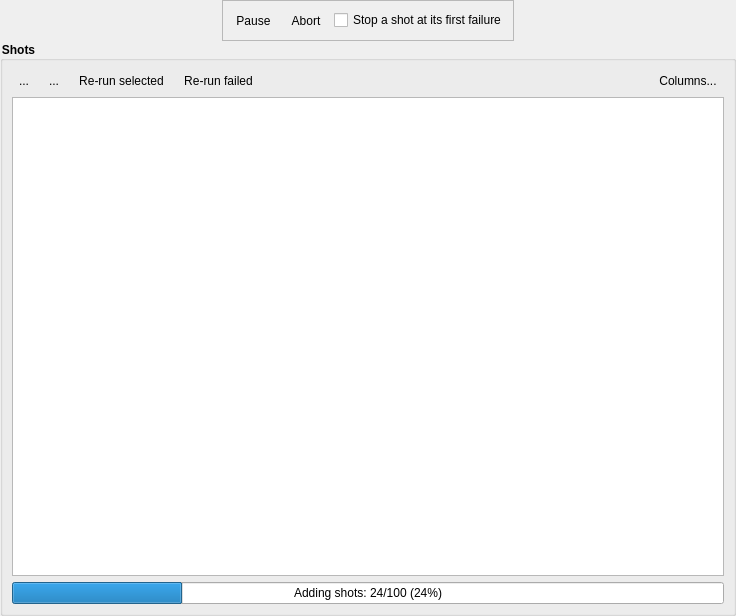
<?xml version="1.0" encoding="UTF-8"?>
<ui version="4.0">
 <class>Form</class>
 <widget class="QWidget" name="Form">
  <property name="geometry">
   <rect>
    <x>0</x>
    <y>0</y>
    <width>736</width>
    <height>616</height>
   </rect>
  </property>
  <property name="windowTitle">
   <string>Form</string>
  </property>
  <property name="styleSheet">
   <string notr="true">QGroupBox
{
    font-weight: bold;
}</string>
  </property>
  <layout class="QVBoxLayout" name="verticalLayout_3">
   <property name="spacing">
    <number>0</number>
   </property>
   <property name="margin">
    <number>0</number>
   </property>
   <item>
    <layout class="QVBoxLayout" name="verticalLayout">
     <item>
      <layout class="QHBoxLayout" name="horizontalLayout">
       <item>
        <spacer name="horizontalSpacer_3">
         <property name="orientation">
          <enum>Qt::Horizontal</enum>
         </property>
         <property name="sizeHint" stdset="0">
          <size>
           <width>40</width>
           <height>20</height>
          </size>
         </property>
        </spacer>
       </item>
       <item>
        <widget class="QFrame" name="horizontalFrame">
         <property name="frameShape">
          <enum>QFrame::StyledPanel</enum>
         </property>
         <layout class="QHBoxLayout" name="horizontalLayout_3">
          <property name="leftMargin">
           <number>6</number>
          </property>
          <property name="rightMargin">
           <number>6</number>
          </property>
          <item>
           <widget class="QToolButton" name="pushButton_analysis_running">
            <property name="toolTip">
             <string>Pause or resume analysis</string>
            </property>
            <property name="text">
             <string>Pause</string>
            </property>
            <property name="icon">
             <iconset>
              <normaloff>:/qtutils/fugue/control-pause.png</normaloff>:/qtutils/fugue/control-pause.png</iconset>
            </property>
            <property name="checkable">
             <bool>true</bool>
            </property>
            <property name="toolButtonStyle">
             <enum>Qt::ToolButtonTextBesideIcon</enum>
            </property>
            <property name="autoRaise">
             <bool>true</bool>
            </property>
           </widget>
          </item>
          <item>
           <widget class="QToolButton" name="pushButton_abort">
            <property name="toolTip">
             <string>Interrupt the analysis routine that is running and pause analysis</string>
            </property>
            <property name="text">
             <string>Abort</string>
            </property>
            <property name="icon">
             <iconset>
              <normaloff>:/qtutils/fugue/cross-octagon.png</normaloff>:/qtutils/fugue/cross-octagon.png</iconset>
            </property>
            <property name="toolButtonStyle">
             <enum>Qt::ToolButtonTextBesideIcon</enum>
            </property>
            <property name="autoRaise">
             <bool>true</bool>
            </property>
           </widget>
          </item>
          <item>
           <widget class="QCheckBox" name="checkBox_stop_on_failure">
            <property name="toolTip">
             <string>After a single-shot routine fails, skip the shot's later single-shot routines</string>
            </property>
            <property name="text">
             <string>Stop a shot at its first failure</string>
            </property>
           </widget>
          </item>
          <item>
           <layout class="QHBoxLayout" name="horizontalLayout_analysis_controls_plugins"/>
          </item>
         </layout>
        </widget>
       </item>
       <item>
        <spacer name="horizontalSpacer">
         <property name="orientation">
          <enum>Qt::Horizontal</enum>
         </property>
         <property name="sizeHint" stdset="0">
          <size>
           <width>40</width>
           <height>20</height>
          </size>
         </property>
        </spacer>
       </item>
      </layout>
     </item>
     <item>
      <widget class="QGroupBox" name="groupBox">
       <property name="title">
        <string>Shots</string>
       </property>
       <property name="flat">
        <bool>false</bool>
       </property>
       <property name="checkable">
        <bool>false</bool>
       </property>
       <layout class="QVBoxLayout" name="verticalLayout_2">
        <item>
         <layout class="QHBoxLayout" name="horizontalLayout_2">
          <item>
           <widget class="QToolButton" name="toolButton_add_shots">
            <property name="toolTip">
             <string>Add shots</string>
            </property>
            <property name="text">
             <string>...</string>
            </property>
            <property name="icon">
             <iconset>
              <normaloff>:/qtutils/fugue/plus.png</normaloff>:/qtutils/fugue/plus.png</iconset>
            </property>
            <property name="autoRaise">
             <bool>true</bool>
            </property>
           </widget>
          </item>
          <item>
           <widget class="QToolButton" name="toolButton_remove_shots">
            <property name="toolTip">
             <string>Remove selected shots</string>
            </property>
            <property name="text">
             <string>...</string>
            </property>
            <property name="icon">
             <iconset>
              <normaloff>:/qtutils/fugue/minus.png</normaloff>:/qtutils/fugue/minus.png</iconset>
            </property>
            <property name="autoRaise">
             <bool>true</bool>
            </property>
           </widget>
          </item>
          <item>
           <widget class="QToolButton" name="pushButton_mark_as_not_done">
            <property name="toolTip">
             <string>Mark the selected shots as not analysed, so that single-shot analysis runs on them again</string>
            </property>
            <property name="text">
             <string>Re-run selected</string>
            </property>
            <property name="icon">
             <iconset>
              <normaloff>:/qtutils/fugue/arrow-curve-180.png</normaloff>:/qtutils/fugue/arrow-curve-180.png</iconset>
            </property>
            <property name="toolButtonStyle">
             <enum>Qt::ToolButtonTextBesideIcon</enum>
            </property>
            <property name="autoRaise">
             <bool>true</bool>
            </property>
           </widget>
          </item>
          <item>
           <widget class="QToolButton" name="toolButton_rerun_failed">
            <property name="toolTip">
             <string>Analyse again every shot that failed, stopped or was aborted, or whose multishot pass failed</string>
            </property>
            <property name="text">
             <string>Re-run failed</string>
            </property>
            <property name="icon">
             <iconset>
              <normaloff>:/qtutils/fugue/arrow-repeat.png</normaloff>:/qtutils/fugue/arrow-repeat.png</iconset>
            </property>
            <property name="toolButtonStyle">
             <enum>Qt::ToolButtonTextBesideIcon</enum>
            </property>
            <property name="autoRaise">
             <bool>true</bool>
            </property>
           </widget>
          </item>
          <item>
           <layout class="QHBoxLayout" name="horizontalLayout_shots_toolbar_plugins"/>
          </item>
          <item>
           <spacer name="horizontalSpacer_2">
            <property name="orientation">
             <enum>Qt::Horizontal</enum>
            </property>
            <property name="sizeHint" stdset="0">
             <size>
              <width>40</width>
              <height>20</height>
             </size>
            </property>
           </spacer>
          </item>
          <item>
           <widget class="QToolButton" name="pushButton_edit_columns">
            <property name="toolTip">
             <string>Edit which columns are displayed</string>
            </property>
            <property name="text">
             <string>Columns...</string>
            </property>
            <property name="icon">
             <iconset>
              <normaloff>:/qtutils/fugue/table--pencil.png</normaloff>:/qtutils/fugue/table--pencil.png</iconset>
            </property>
            <property name="toolButtonStyle">
             <enum>Qt::ToolButtonTextBesideIcon</enum>
            </property>
            <property name="autoRaise">
             <bool>true</bool>
            </property>
           </widget>
          </item>
         </layout>
        </item>
        <item>
         <widget class="TableView" name="tableView">
          <property name="autoScroll">
           <bool>false</bool>
          </property>
          <property name="alternatingRowColors">
           <bool>true</bool>
          </property>
          <property name="verticalScrollMode">
           <enum>QAbstractItemView::ScrollPerPixel</enum>
          </property>
          <property name="horizontalScrollMode">
           <enum>QAbstractItemView::ScrollPerPixel</enum>
          </property>
          <property name="wordWrap">
           <bool>false</bool>
          </property>
         </widget>
        </item>
        <item>
         <widget class="QProgressBar" name="progressBar_add_shots">
          <property name="value">
           <number>24</number>
          </property>
          <property name="format">
           <string>Adding shots: %v/%m (%p%)</string>
          </property>
         </widget>
        </item>
       </layout>
      </widget>
     </item>
    </layout>
   </item>
  </layout>
 </widget>
 <customwidgets>
  <customwidget>
   <class>TableView</class>
   <extends>QTableView</extends>
   <header>qtutils/widgets.h</header>
  </customwidget>
 </customwidgets>
 <resources>
  <include location="../../Anaconda/Lib/site-packages/qtutils/icons/icons.qrc"/>
 </resources>
 <connections/>
</ui>
